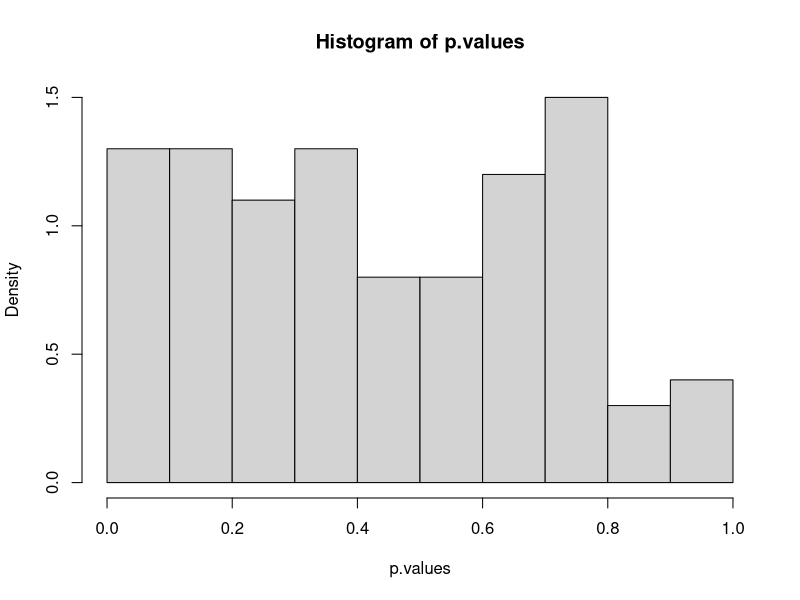

R code for this plot:
## ---- chunk 1
colors=factor(c('red', 'green', 'blue', 'yellow'))
## ---- chunk 2
library(foreach)
n.boxes=1000
n.replications=100

p.values = times (n.replications) %do% {
  sample=t(replicate(n.boxes, sample(colors, 20, replace=TRUE)))
  counts=data.frame(foreach(color=colors, .combine=rbind) %do% data.frame(color=color, count=apply(sample, 1, function(row) sum(row == color))))
  lm=lm(count~color, data=counts)
  a=anova(lm)
  p.value=a['color','Pr(>F)']
  p.value
}

hist(p.values, breaks=min(100, n.replications/10), freq=FALSE)
